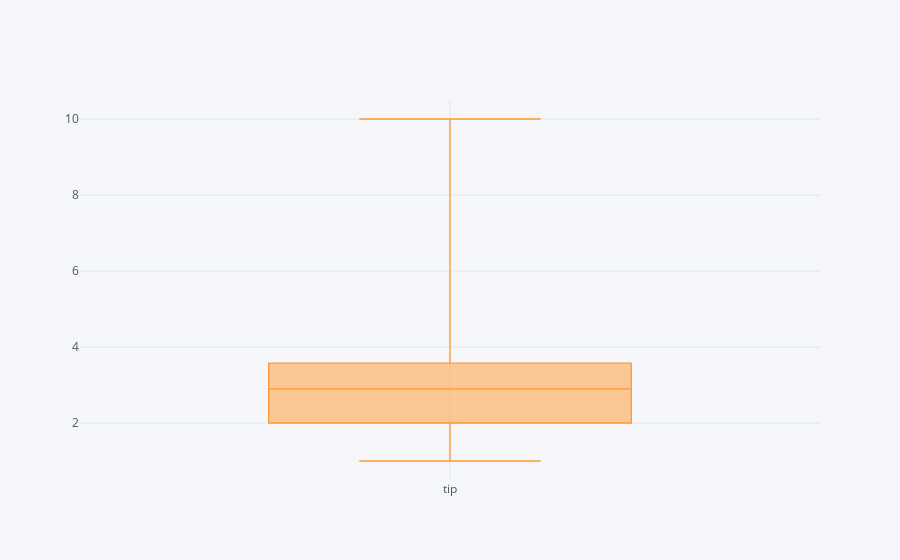

Source (notebook cell):
### Code cell
tips['tip'].iplot(kind = 'box')

### Figure 1 — Plotly figure (JSON) as saved in the notebook; plotly's stock layout.template omitted (floating-point values rounded to 4 significant figures; data arrays with more than 128 entries replaced by an {"elided": "..."} marker saying what was removed)
{"data": [{"boxpoints": false, "line": {"width": 1.3}, "marker": {"color": "rgba(255, 153, 51, 1.0)"}, "name": "tip", "orientation": "v", "type": "box", "y": {"elided": "244 float values"}}], "layout": {"legend": {"bgcolor": "#F5F6F9", "font": {"color": "#4D5663"}}, "paper_bgcolor": "#F5F6F9", "plot_bgcolor": "#F5F6F9", "title": {"font": {"color": "#4D5663"}}, "xaxis": {"gridcolor": "#E1E5ED", "showgrid": true, "tickfont": {"color": "#4D5663"}, "title": {"font": {"color": "#4D5663"}, "text": ""}, "zerolinecolor": "#E1E5ED"}, "yaxis": {"gridcolor": "#E1E5ED", "showgrid": true, "tickfont": {"color": "#4D5663"}, "title": {"font": {"color": "#4D5663"}, "text": ""}, "zerolinecolor": "#E1E5ED"}}}
